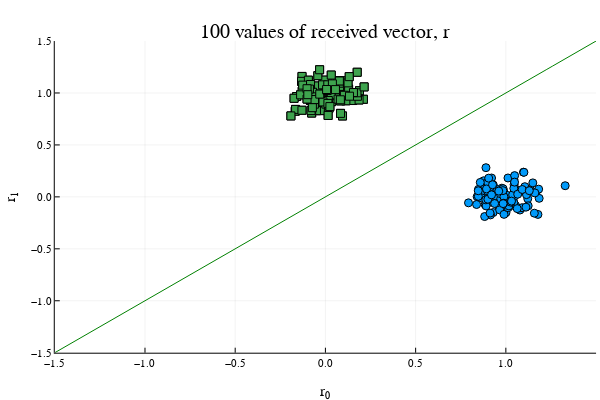

The cell this chart's notebook holds for it:
### Code cell
# 3.3 ขาออกของชุดตัวสหสัมพันธ์เมื่อส่งรูปคลื่นของสัญญาณผ่านช่องสัญญาณเพิ่มการรบกวน
# 14. เขียนโปรแกรมด้วยจูเลียเพื่อแสดงเวกเตอร์สองค่าที่ขาออกของชุดตัวสหสัมพันธ์เมื่อส่งรูปคลื่นสัญญาณ s0(t) และ s1(t) สมมติช่อง
# สัญญาณเจือปนสัญญาณรบกวนด้วยความแปรปรวน σ2 = 0.01 (เท่ากับค่ากําลัง) ด้วยคําสั่งต่อไปนี้ ตามด้วย shift+enter

# Simulate 100 values of recieved vectors (r0,r1)
# that equal to s_i+n, where n is Gaussian RV,
# mean=0, variance=N0/2=0.01
#
using Plots
using LaTeXStrings
plotly()
mean=0
sigma=0.1
vs0=[1 0]
vs1=[0 1]
n0=sigma*randn(100)
n1=sigma*randn(100)
n2=sigma*randn(100)
n3=sigma*randn(100)
x1=vs0[1].+n0
y1=n1
x2=n2
y2=vs1[2].+n3
plot(x1,y1,seriestype=:scatter,title="100 values of received vector, r",markershape=:circle,markersize=4)
plot!(x2,y2,seriestype=:scatter,markershape=:rect,markersize=4)
plot!(x2,y2,seriestype=:scatter,markershape=:rect,markersize=4)
plot!(xlabel="r₀",ylabel="r₁",legend=:none)
plot!(xlim=(-1.5,1.5),ylim=(-1.5,1.5))
x_bound = range(-1.5,stop=1.5,length=100)
y_bound = x_bound
plot!(y_bound,x_bound,color=:green)
